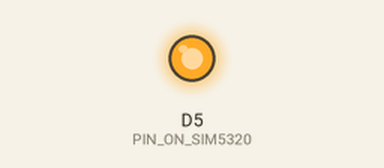
The sketch below on a simulated Arduino Zero (SAMD21). Shown: output pins drawn as LEDs (lit = HIGH). Random numbers use the default seed unless the sketch sets one; what the sketch prints to the serial monitor is not drawn.

Above: at 0.1 s.
At 2.1 s:
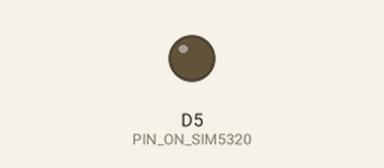
Timing chart, 0 to 3.6 s (numbered marks = the images above):
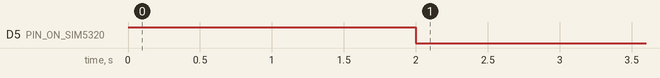

The sketch:

TitanAzureIoT.ino
```cpp
/*
  EXAMPLE_SEND_DATA_AZUREIOT_WITH_TITAN.

  modified 18 February 2019.
  by José Alfredo Rey Méndez.
  VERSE Technology.
*/

//POST //https://{your-iothub-name}.azure-devices.net/devices/{your-device}/messages/events?api-version={api-version}

String host = "";                                                             //Hostname, {your-iothub-name}.azure-devices.net
String deviceid = "";                                                         //Your device
String api = "2018-06-30";                                                    //API version
String SASToken = "";                                                         //SAS Token

String endpoint = "/devices/"+deviceid+"/messages/events?api-version="+api;

void setup() {
  SerialUSB.begin(115200);      // (SERIAL - SIM),  (SERIAL1 -D0-D1)
  Serial.begin(115200);           // Initialize hardware serial port, pins 0/1
  pinMode(5, OUTPUT);           // PIN ON SIM5320
  SIM5320_ON();                 // ON SIM5320
  delay(10000);
  SETUP_SIM5320();              // START SIM5320
}


void loop() {
  WEB();                        // SEND JSON UBIDOTS
  delay(10000);                  // SAMPLE TIME
  }

void IMP(){

  if (Serial.available()) {
      String toSend = "";
      while (Serial.available())  {
        toSend += (char)Serial.read();
      }
      SerialUSB.print(toSend);
  }
}

void WEB(){

  String temp1 = String(random(20, 41));
  String temp2 = String(random(101));
  String energy = String(random(50, 100));

  //sensors.requestTemperatures();
  //float temp = sensors.getTempCByIndex(0);

  //JSON
  String telemetry = "{";
         telemetry +=      "\"iddevice\": \"TEST0001\",";
         telemetry +=      "\"temp1\": "+temp1+",";
         telemetry +=      "\"temp2\": "+temp2+",";
         telemetry +=      "\"energy\": "+energy;
         telemetry += "}";

  //REQUEST
  String request = "POST " + endpoint + " HTTP/1.1\r\n";
         request +="Host: " + host + "\r\n";
         request +="Authorization: " + SASToken + "\r\n";
         request +="Content-Type: application/json;type=entry;charset=utf-8\r\n";
         request +="Content-Length: " + String(telemetry.length()) + "\r\n\r\n" + telemetry;

  delay(500);
  Serial.println("AT+CHTTPSSTART");                         //START
  delay(500);
  IMP();
  Serial.println("AT+CHTTPSOPSE=\""+ host +"\", 443, 2");   //OPEN HTTP CONNECTION
  delay(4000);
  IMP();
  Serial.print("AT+CHTTPSSEND=");                           //PREPARE DATA TO SEND
  delay(100);
  IMP();
  Serial.println(request.length());                         //LENGTH OF REQUEST
  delay(500);
  IMP();
  //SEND REQUEST
  Serial.println(request);                                  //SEND REQUEST
  delay(2000);
  IMP();
  Serial.println("AT+CHTTPSSEND?");
  delay(2000);
  IMP();
  Serial.println("AT+CHTTPSRECV=150");                      //RECEIVE RESPONSE
  delay(1000);
  IMP();
  Serial.println("AT+CHTTPSRECV?");
  delay(1000);
  IMP();
  Serial.println("AT+CHTTPSCLSE");                          //CLOSE CONNECTION
  delay(1000);
  IMP();
  Serial.println("AT+CHTTPSSTOP");                          //STOP
  delay(1000);
  IMP();


}

void SIM5320_ON()
{
  digitalWrite(5, HIGH);
  delay(2000);
  digitalWrite(5, LOW);
  delay(2000);
}

void SETUP_SIM5320()
{
  Serial.println("AT+CFUN=1");                      // SIM5320 WORKING WITH ALL THE FEATURES
  delay(250);
  IMP();
  Serial.println("AT+CNMP=2");                      // AUTOMATIC MODE
  delay(250);
  IMP();


  Serial.println("AT+CSQ");                         // SIGNAL LEVEL
  delay(250);
  IMP();
  Serial.println("AT+CREG?");
  delay(250);
  IMP();
  Serial.println("AT+COPS?");
  delay(250);
  IMP();

  Serial.println("AT+CNSMOD?");                     // RED
  delay(250);
  IMP();
  Serial.println("AT+CSOCKSETPN=1");
  delay(250);
  IMP();
  Serial.println("AT+CIPMODE=0");
  delay(250);
  IMP();
  Serial.println("AT+CNBP?");
  delay(250);
  IMP();
  Serial.println("AT+NETOPEN");
  delay(8000);
  IMP();
  Serial.println("AT+IPADDR");                       // IP
  delay(500);
  IMP();
  Serial.println("AT+CGSN");                         // IMEI
  delay(500);
  IMP();
}
```
